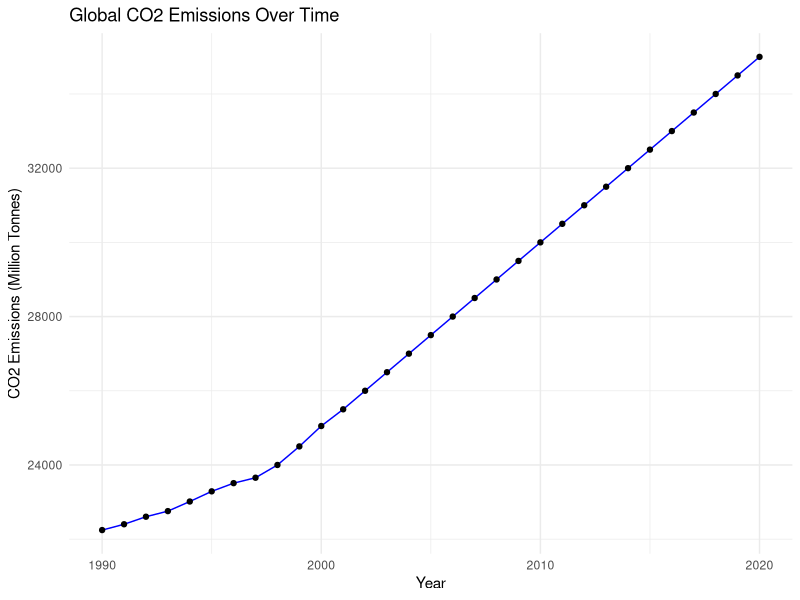

Source code (R):
## ---- chunk 1
# Load necessary libraries
library(ggplot2)

# Create a sample dataset
Year <- 1990:2020
Global_CO2_Emissions <- c(22245, 22402, 22605, 22756, 23015, 23289, 23510, 23656, 24000, 24500, 
                          25050, 25500, 26000, 26500, 27000, 27500, 28000, 28500, 29000, 29500,
                          30000, 30500, 31000, 31500, 32000, 32500, 33000, 33500, 34000, 34500, 
                          35000)

# Combine into a dataframe
df <- data.frame(Year, Global_CO2_Emissions)

# Plot Global CO2 Emissions over time
ggplot(df, aes(x = Year, y = Global_CO2_Emissions)) +
  geom_line(color = "blue") +
  geom_point() +
  labs(title = "Global CO2 Emissions Over Time",
       x = "Year",
       y = "CO2 Emissions (Million Tonnes)") +
  theme_minimal()

## ---- chunk 2
# Load necessary libraries for the table
library(knitr)

# Create the dataset for the table
co2_data <- data.frame(
  Year = c(1990, 2000, 2010, 2020),
  Global_CO2_Emissions = c(22245, 25000, 30000, 35000),
  Energy = c(10000, 12000, 15000, 18500),
  Transportation = c(5000, 6500, 8000, 10000),
  Industry = c(5500, 5800, 6500, 7500),
  Residential = c(1745, 2000, 2500, 3000)
)

# Create the table
kable(co2_data, caption = "Global CO2 Emissions by Sector (1990-2020)")

